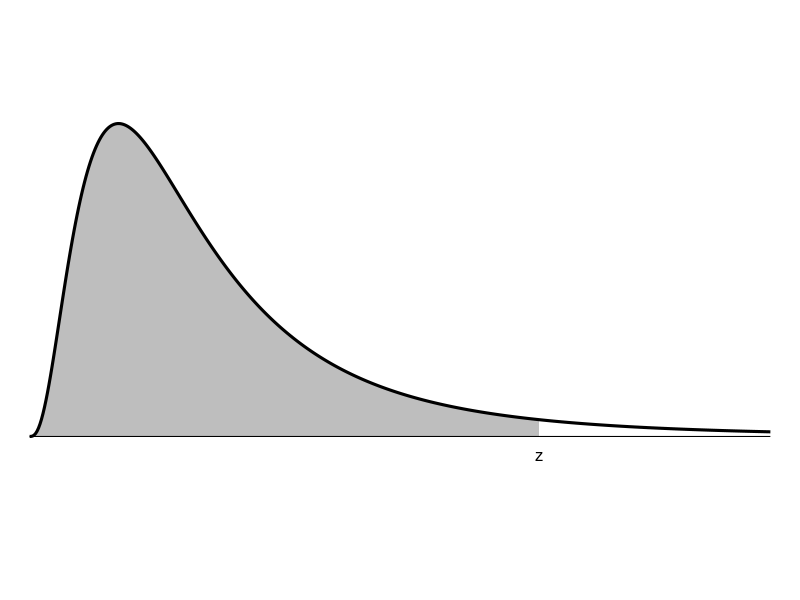

Write R code to recreate this figure.
pdf(file="fisher_diagram.pdf",width=5,height=3)
df1 <- 8
df2 <- 8
n <- 500 # smoothness
zval <- qf(0.95,df1,df2)
xmax <- 5  # extent of horizontal axis
par(lend=1)
par(mar=c(2,0,0,0))
x <- seq(from=0,to=xmax,len=n)
plot(x,df(x,df1=df1,df2=df2),axes=FALSE,xlab='',ylab='',type='n',asp=3)

x <- seq(from=0,to=zval,len=n)
polygon(x=c(x,rev(x)),y=c(rep(0,n),df(rev(x),df1=df1,df2=df2)),col='gray',border=NA)

x <- seq(from=0,to=xmax,len=n)
points(x,df(x,df1=df1,df2=df2),type='l',lwd=3)
segments(x0=0,y0=0,x1=xmax)
par(xpd=TRUE)
text(zval,-0.045,'z')

dev.off()
